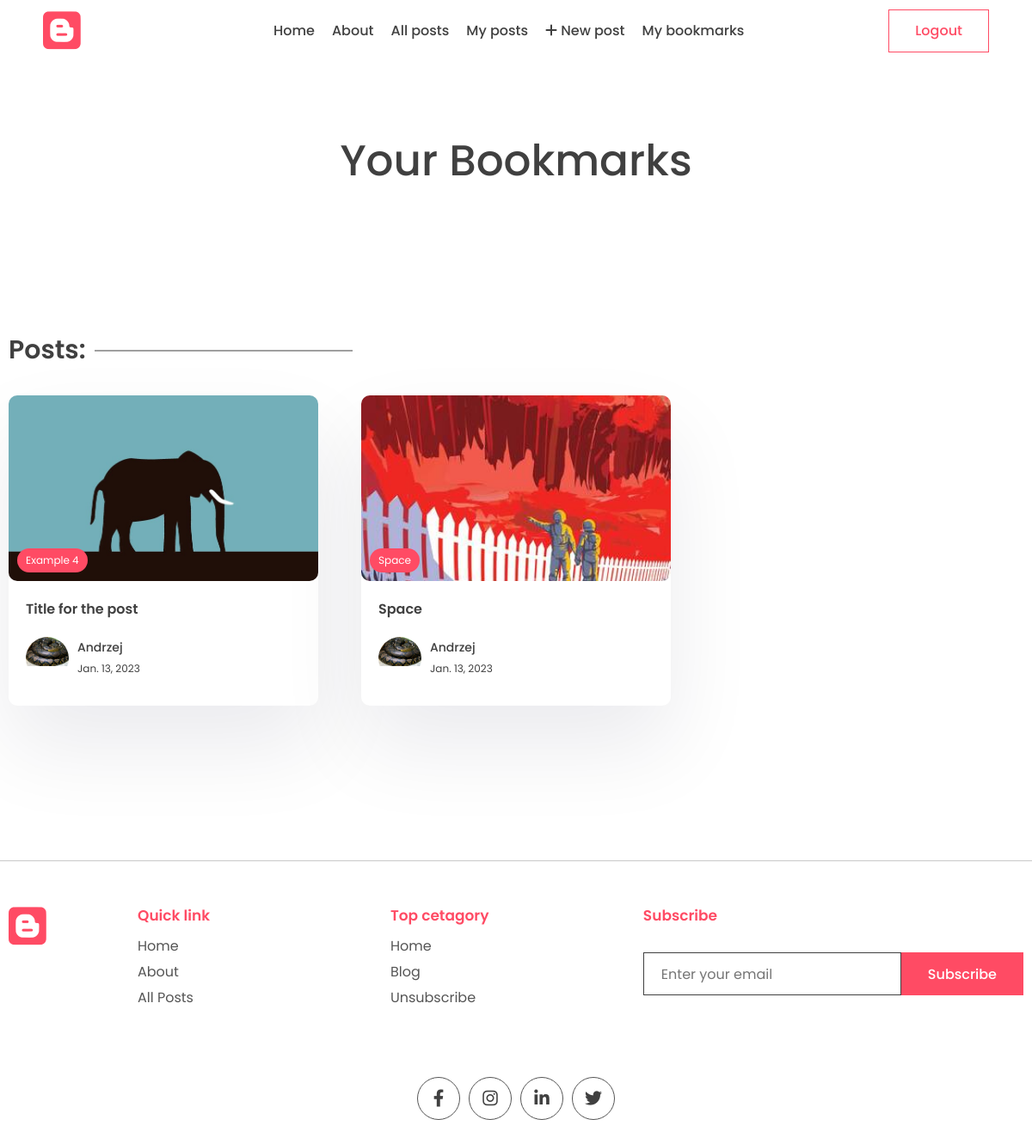
/my-bookmarks (signed in), run on the app's committed database.
### app/models.py (models this page shows, shortened)
class Post(models.Model):
    title = models.CharField(max_length=200)
    content = tinymce_models.HTMLField()
    last_updated = models.DateTimeField(auto_now=True)
    slug = models.SlugField(max_length=200, unique=True)
    image = models.ImageField(upload_to="images/", default="images/no_image.jpg")
    view_count = models.IntegerField(null=True, blank=True)
    is_featured = models.BooleanField(default=False)
    tags = models.ManyToManyField(Tag, related_name="post")
    author = models.ForeignKey(User, on_delete=models.CASCADE, null=True, blank=True)
    likes = models.ManyToManyField(User, related_name="blog_post")
    bookmarks = models.ManyToManyField(User, related_name="bookmarks", blank=True)

class Tag(models.Model):
    name = models.CharField(max_length=100)
    description = models.CharField(max_length=100)
    slug = models.SlugField(max_length=200, unique=True)

class Profile(models.Model):
    user = models.OneToOneField(User, on_delete=models.CASCADE)
    profile_image = models.ImageField(null=True, blank=True, upload_to="images/")
    slug = models.SlugField(max_length=200, unique=True)
    bio = models.CharField(max_length=200)

### app/views.py (the view)
# urls.py: path("my-bookmarks", views.my_bookmarks_view, name="my_bookmarks"),
@login_required
def my_bookmarks_view(request):
    user = get_object_or_404(User, id=request.user.id)
    bookmarks = user.bookmarks.all()
    context = {"bookmarks": bookmarks}
    return render(request, "app/my_bookmarks.html", context)

### app/templates/app/my_bookmarks.html (shortened to what this page needs)
{% extends 'base.html' %}
{% block content %}
<main class="sp">
    <div class="container">
        <center>
            <div class="typo">
                <h1 class="title">Your Bookmarks</h1>
            </div>
        </center>
    </div>
</main>
<section class="sp">
    <div class="container">
        <h1 class="sec-title">Posts:</h1>
        <div class="grid-3">
            {% for post in bookmarks %}
            <a href="{% url 'post_page' post.slug %}">
                <div class="card">
                    <div class="post-img">
                        {% if post.image %}
                        <img src="{{post.image.url}}" alt="" />
                        {% endif %}
                        <div class="tag">{{post.tags.all.0.name}}</div>
                    </div>
                    <div class="card-content">
                        <h3>
                            {{post.title}}
                        </h3>
                        <div class="author">
                            <div class="profile-pic">
                                <img src="{{post.author.profile.profile_image.url}}" alt="" />
                            </div>
                            <div class="details">
                                <p>{{post.author.first_name}}</p>
                                <small>{{post.last_updated|date}}</small>
                            </div>
                        </div>
                    </div>
                </div>
            </a>
            {% empty %}
            <p>You havn't saved any post yet</p>
            {% endfor %}
        </div>
    </div>
</section>
{% endblock content %}

### app/static/app/style.css (style rules this page uses)
* { margin: 0; padding: 0; box-sizing: border-box; text-decoration: none; border: none; outline: none; list-style: none; font-family: "Poppins", sans-serif; color: var(--black); }
:root { --red: #ff4b64; --black: #404040; --des: #555555; --shadow: #ffffff1a 0px 1px 1px 0px inset, #32325d40 0px 50px 100px -20px, #0000004d 0px 30px 60px -30px; --shadow2: rgba(17, 12, 46, 0.084) 0px 48px 100px 0px; }
html { font-size: 62.5%; }
[class*="grid"] { display: grid; }
img { width: 100%; }
.container { max-width: 1220px; margin: auto; padding: 0 10px; }
p, a { font-size: 1.6rem; color: var(--des); }
.typo { width: 50%; margin-top: 5rem; }
.title { font-size: 5rem; font-weight: 500; }
.sp { padding: 8rem 0; }
.post-img { height: 40rem; width: 100%; overflow: hidden; border-radius: 1rem; }
.post-img img { height: 100%; object-fit: cover; object-position: center; }
.sec-title { font-size: 3rem; font-weight: 600; position: relative; width: fit-content; margin-bottom: 3rem; }
.sec-title::after { content: ""; position: absolute; right: -31rem; height: 1px; width: 30rem; background: var(--black); top: 50%; transform: translateY(-50%); }
.grid-3 { grid-template-columns: repeat(3, 1fr); gap: 5rem; }
.card { background: white; box-shadow: var(--shadow2); border-radius: 1rem; cursor: pointer; transition: 0.3s; }
.post-img { position: relative; }
.tag { position: absolute; bottom: 1rem; left: 1rem; background: var(--red); color: white; border-radius: 5rem; padding: 0.5rem 1rem; font-size: 1.2rem; }
.card-content { padding: 2rem; padding-bottom: 3rem; }
.card h3 { font-size: 1.6rem; font-weight: 600; }
.card .post-img { width: 100%; height: unset; aspect-ratio: 1/0.6; }
.author { display: flex; align-items: center; gap: 1rem; margin-top: 2rem; }
.profile-pic { width: 5rem; aspect-ratio: 1/1; border-radius: 50%; overflow: hidden; }
.author p { color: var(--black); font-weight: 500; font-size: 1.4rem; }
.author small { color: var(--black); font-size: 1.2rem; }
main { padding-top: 10rem !important; }
.post-img { width: 100%; height: 500px; }

### data on the page
Post: image (picture), tags.all.0.name "Example 4", title "Title for the post", author.profile.profile_image (picture), author.first_name "Andrzej", last_updated "Jan. 13, 2023"
Post: image (picture), tags.all.0.name "Space", title "Space", author.profile.profile_image (picture), author.first_name "Andrzej", last_updated "Jan. 13, 2023"
